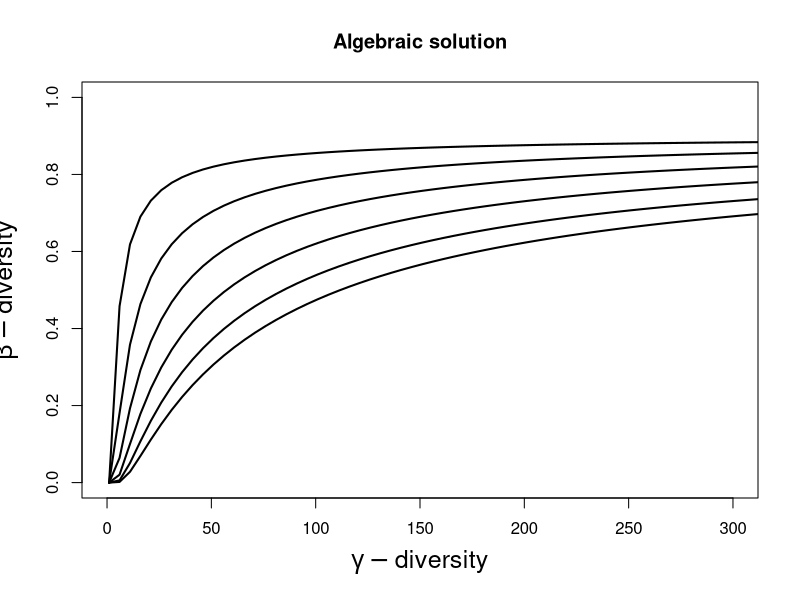
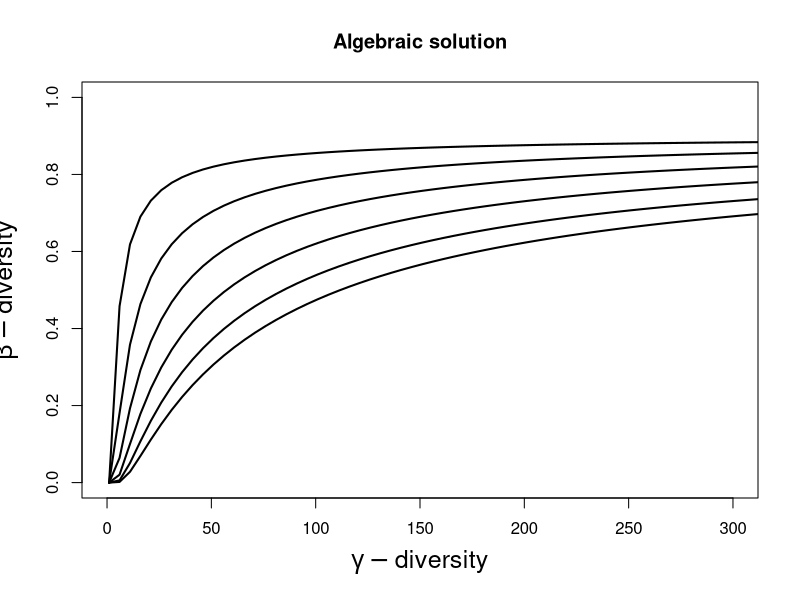

Here is the R script that generated these plots, in order:
## ---- chunk 1
###############################################################
## Algebraic solution for the beta partition: (i.e. fig 2A) ###
################################################################
# vector of regional gamma diversities
gamma_vect <- seq(1,400, by = 5)
# ncom is the number of transects per site
ncom <- 10
#stems per transect:
num_stems  <- c( 5, 15, 30, 50,  75, 100 )
gamma<-NULL
gamma_obs<-NULL
beta_obs_matrix<-matrix(0,length(num_stems), length(gamma_vect))
probs <- NULL
## ---- chunk 2
for (j in 1:length(num_stems)) {
  beta_obs <- NULL
  for(i in 1:length(gamma_vect)){
    pool <- gamma_vect[i]
    quantile_vect <- seq(0,1,length.out = (pool +2))
    quantile_vect <- quantile_vect[2:(pool+1)]; #this will make evenly spaced draws from the lognormal species abundance distribution
    abundances <- qlnorm(quantile_vect)
    probs <- abundances/sum(abundances) #converts the abundance to probabilities
    prob_in_one_comm <- (1 - exp(num_stems[j]*log(1 - probs)))
    gamma_observed <- sum(1 - exp(num_stems[j]*ncom*log(1 - probs)))
    in_how_many = NULL
    for(k in 1:ncom) {
      in_how_many = rbind(dbinom(k,size = ncom, prob = prob_in_one_comm), in_how_many)
    }
    pi_vect <- apply(in_how_many, MARGIN = 1, FUN=sum)/ncom
    beta_partition <- (1 - sum(seq(ncom,1,by= -1)*pi_vect/gamma_observed))
    beta_obs <- c(beta_obs, beta_partition)
    gamma_obs<-c(gamma_obs, gamma_observed)
    gamma<-c(gamma, gamma_vect[i])
  }
  beta_obs_matrix[j,] <- beta_obs
}
plot(gamma_vect, beta_obs_matrix[1,], type = "l", ylim = c(0,1), xlim=c(0,300),xlab=expression(gamma-diversity), ylab=expression(beta -diversity), cex.lab=1.5, lwd=2, main="Algebraic solution")
for (m in 2:length(num_stems)) {
  points(gamma_vect, beta_obs_matrix[m,], type = "l", lwd=2)
}
## ---- chunk 3
## Given the size of a species pool, what are the lognormal probabilities of each species?

sp_prob_lnorm <- function(pool){
  quantile_vect <- seq(0,1,length.out = (pool +2))
  quantile_vect <- quantile_vect[2:(pool+1)]; #this will make evenly spaced draws from the lognormal species abundance distribution
  abundances <- qlnorm(quantile_vect)
  probs <- abundances/sum(abundances) #converts the abundance to probabilities
  probs
}
## ---- chunk 4
for (j in 1:length(num_stems)) {
  beta_obs <- NULL
  for(i in 1:length(gamma_vect)){
    probs <- sp_prob_lnorm(pool = gamma_vect[i])
    prob_in_one_comm <- (1 - exp(num_stems[j]*log(1 - probs)))
    gamma_observed <- sum(1 - exp(num_stems[j]*ncom *log(1 - probs)))
    in_how_many = NULL
    for(k in 1:ncom) {
      in_how_many = rbind(dbinom(k,size = ncom, prob = prob_in_one_comm), in_how_many)
    }
    pi_vect <- apply(in_how_many, MARGIN = 1, FUN=sum)/ncom
    beta_partition <- (1 - sum(seq(ncom,1,by= -1)*pi_vect/gamma_observed))
    beta_obs <- c(beta_obs, beta_partition)
    gamma_obs<-c(gamma_obs, gamma_observed)
  }
  beta_obs_matrix[j,] <- beta_obs
}
plot(gamma_vect, beta_obs_matrix[1,], type = "l", ylim = c(0,1), xlim=c(0,300),xlab=expression(gamma-diversity), ylab=expression(beta -diversity), cex.lab=1.5, lwd=2, main="Algebraic solution")
for (m in 2:length(num_stems)) {
  points(gamma_vect, beta_obs_matrix[m,], type = "l", lwd=2)
}
## ---- chunk 5
#lapply(gamma_vect, sp_prob_lnorm)
